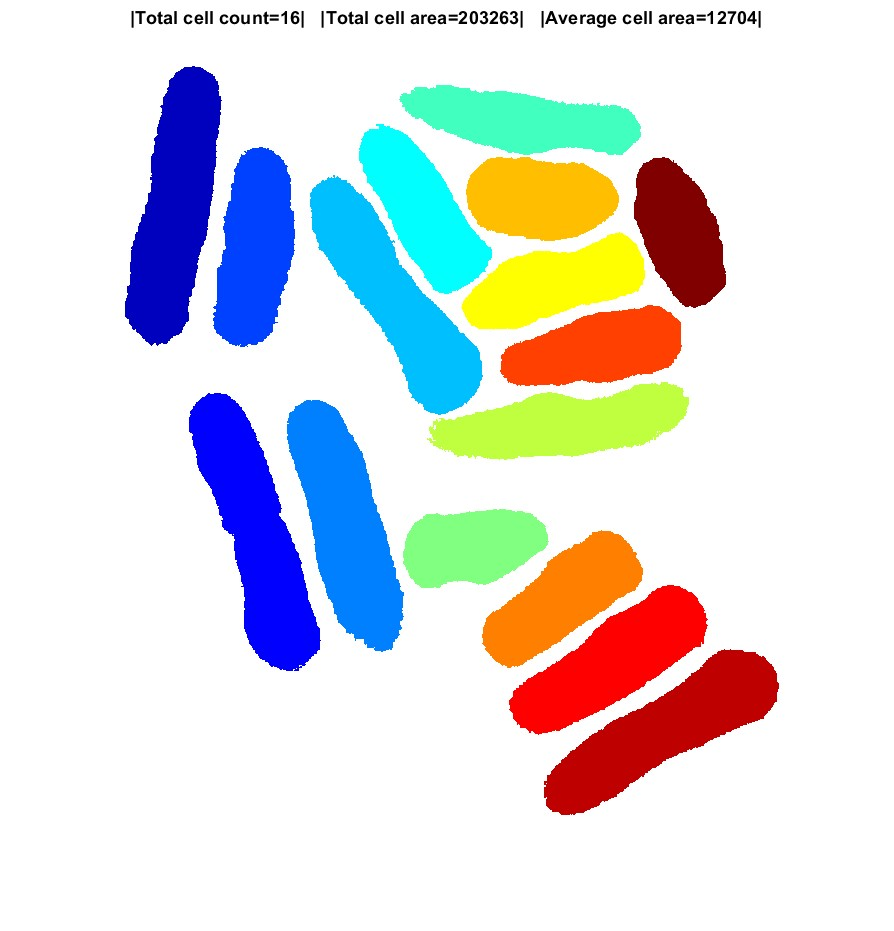
%> input picture Image Processing/Assignment/3/2/Adaptive_Area.jpg, 894 x 931 px
$ octave --eval "result = myF(rgb2gray(imread('Adaptive_Area.jpg')));"   (GNU Octave 9; MATLAB toolbox functions it lacks are replaced by stand-ins)
%> lines starting %> are read from the running program, lines starting %| are printed output that depends on the picture; in (x1, y1, x2, y2) boxes, pixels count from 0 and x2, y2 are one past the last pixel; in counts of white or black regions, pixels touching at a corner belong together; the program's own positions count from 1
function [output, avgArea, thrList] = myF(input)
    img = input;
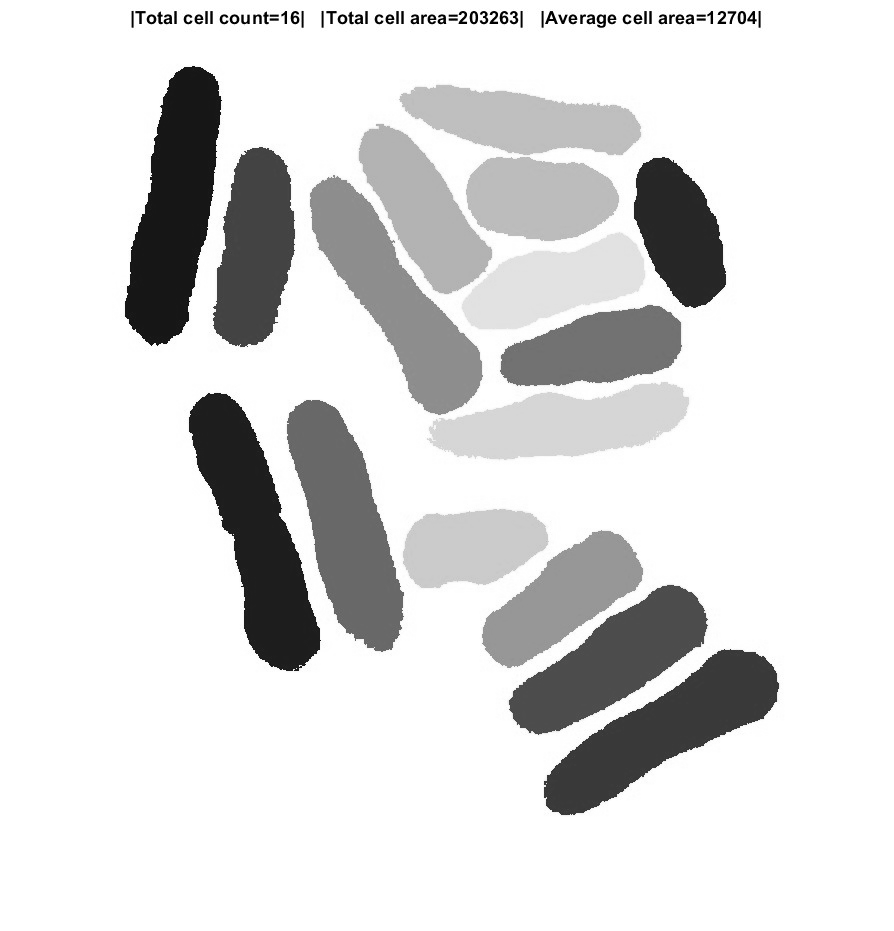
%> img: size 931x894 uint8; min 0, max 255, mean 220.1

    % preprocess
    smoothImg = adapthisteq(img);
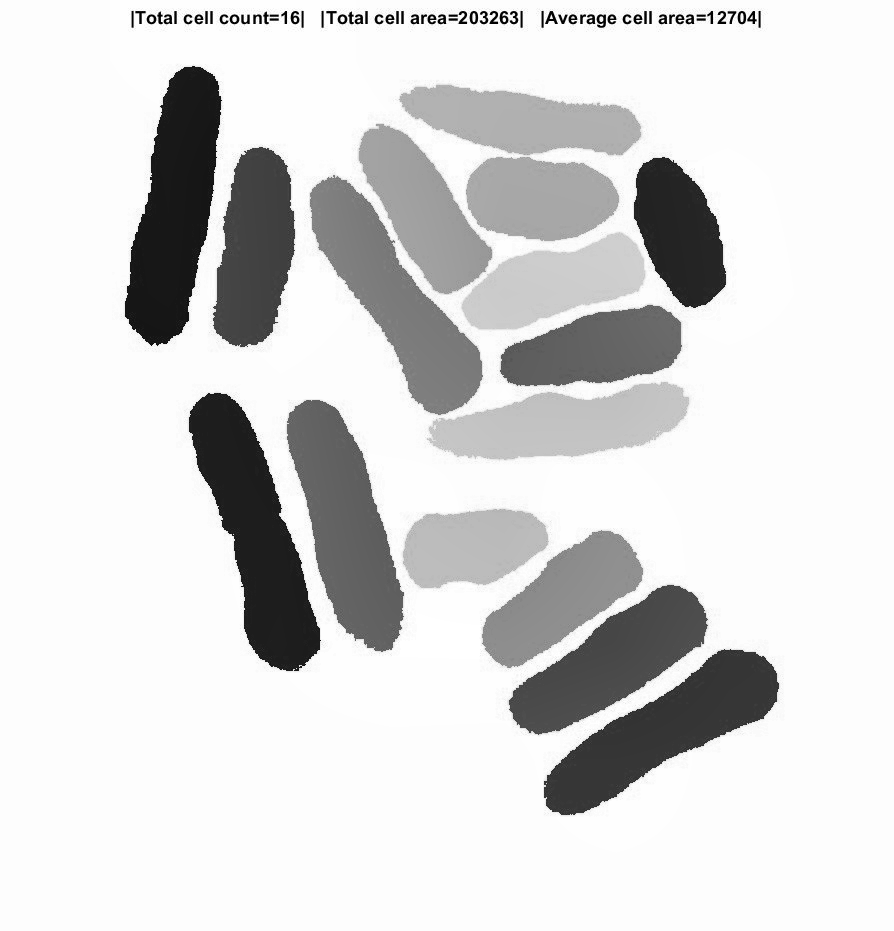
%> smoothImg: size 931x894 uint8; min 0, max 255, mean 216

    % computed threshold
    thr = multithresh(smoothImg);
%> thr = 162

    % Apply threshold
    binaryImg = smoothImg > thr;
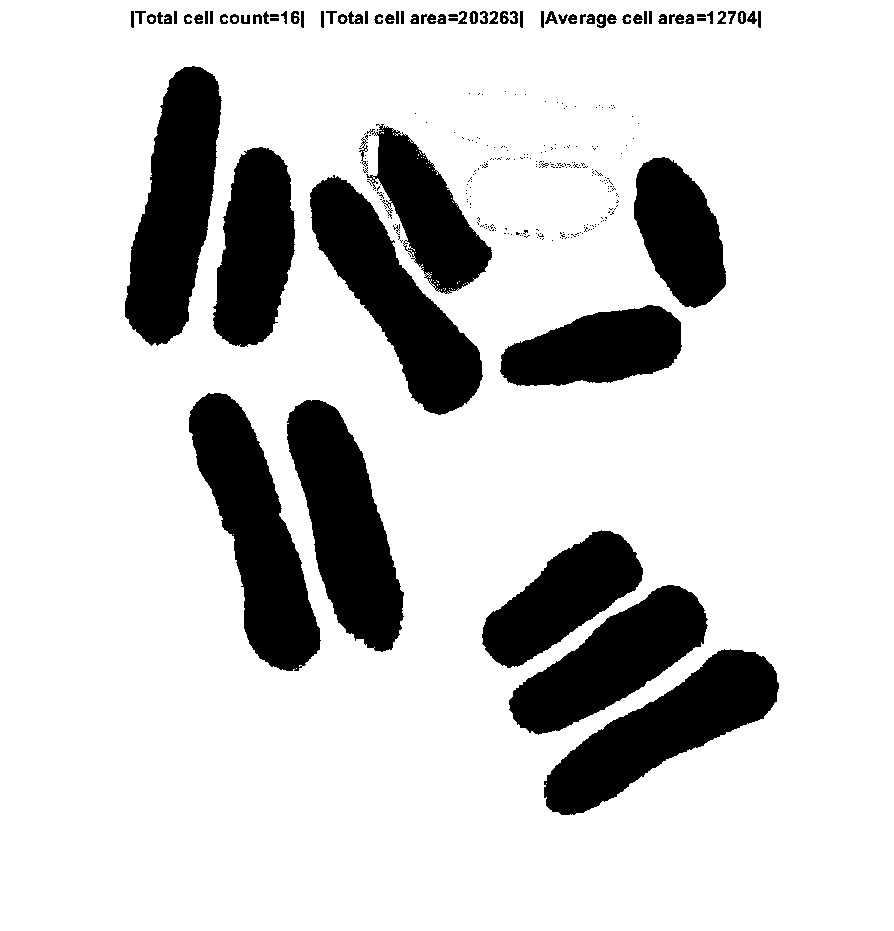
%> binaryImg: size 931x894 logical; 81.7% white; 309 black regions (230 under 20 px), largest, box (x1, y1, x2, y2) and area: (189, 393, 321, 671) 17127, (125, 66, 222, 346) 16686, (287, 400, 404, 652) 16275

    % Erase left over small object/noise
    output = bwareaopen(binaryImg, 100);
%> output: size 931x894 logical; 81.7% white; 309 black regions (230 under 20 px), largest, box (x1, y1, x2, y2) and area: (189, 393, 321, 671) 17129, (125, 66, 222, 346) 16686, (287, 400, 404, 652) 16275

    % Component imformation
    cInfo = bwconncomp(output);
%> cInfo = 1 connected component
    numC = cInfo.NumObjects;
%> numC = 1
    area = histcounts(output);
%> area = [152589 679725]
    avgArea = area(2)\numC;
%> avgArea = 1.47e-06

    % Further enhancement process
    tmpThr = thr;
%> tmpThr = 162
    maxThr = ceil(thr*1.3); % manually decided the range of possible threshold value
%> maxThr = 211

    testNumC = numC;
%> testNumC = 1
    while(testNumC >= numC) % find min threshold value.
        minThr = tmpThr;
        tmpThr = tmpThr-1;
        testImg = bwareaopen(smoothImg > tmpThr, 100);
        testNumC = bwconncomp(testImg).NumObjects;
    end

    thrList = [minThr];
    tmpThr = thr+1;
    maxC = numC;
    while(tmpThr <= maxThr) % find the all possible threshold value in the predict range, that preserving all components in good shape.
        testImg = bwareaopen(smoothImg > tmpThr, 100);
        testNumC = bwconncomp(testImg).NumObjects;
        if(testNumC > maxC)
            thrList(end+1) = tmpThr;
            maxC = testNumC;
        end
        tmpThr = tmpThr + 1;
    end

    output = bwlabel(output);
    output = label2rgb(output);

end
%> (the run ends here)
